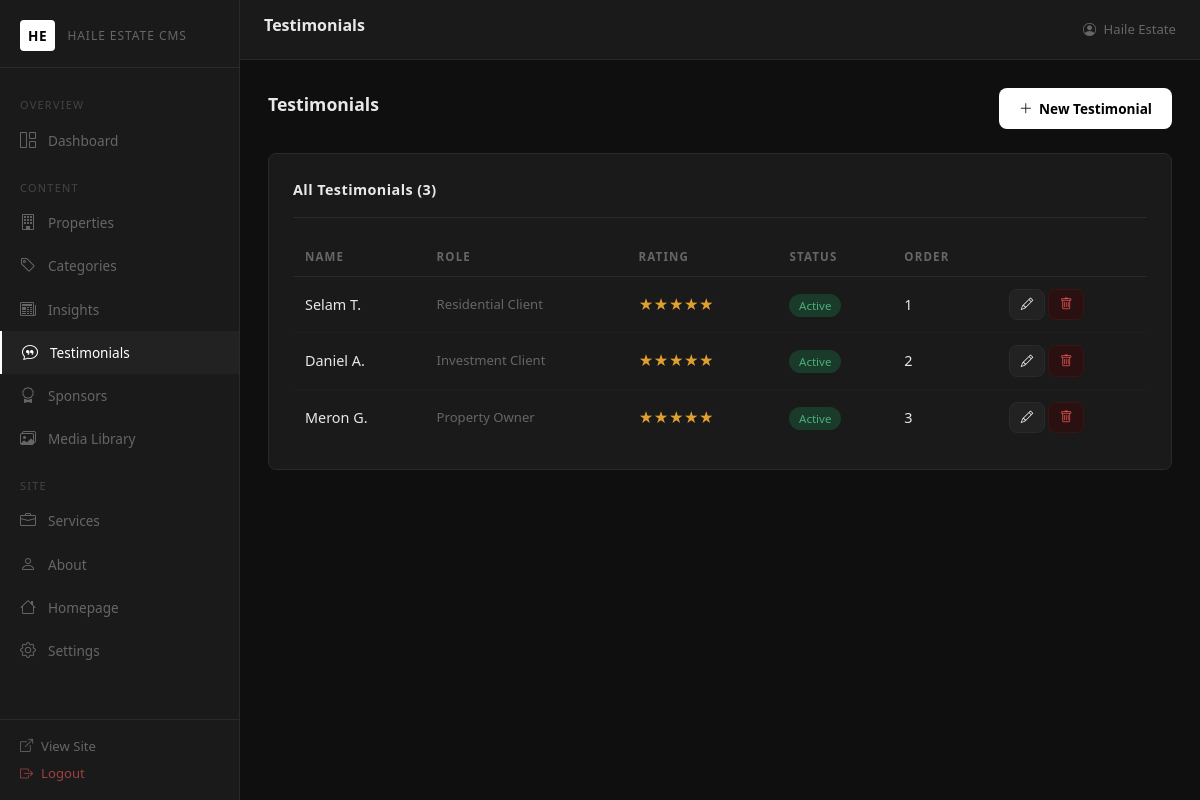
/admin/testimonials.php (signed in), run on the app's committed database.
### tables this page shows
CREATE TABLE IF NOT EXISTS `testimonials` (
  `id` int(11) NOT NULL AUTO_INCREMENT,
  `name` varchar(150) NOT NULL,
  `person_title` varchar(150) DEFAULT NULL,
  `body` text NOT NULL,
  `rating` tinyint(1) NOT NULL DEFAULT 5,
  `display_order` int(11) NOT NULL DEFAULT 0,
  `status` enum('active','inactive') NOT NULL DEFAULT 'active',
  `created_at` datetime NOT NULL DEFAULT CURRENT_TIMESTAMP,
  PRIMARY KEY (`id`)
);

### includes/database.php (called while the page is built, shortened)
<?php
function db(): PDO {
    static $pdo = null;
    if ($pdo === null) {
        $dsn = 'mysql:host=' . DB_HOST . ';dbname=' . DB_NAME . ';charset=' . DB_CHARSET;
        $pdo = new PDO($dsn, DB_USER, DB_PASS, [
            PDO::ATTR_ERRMODE            => PDO::ERRMODE_EXCEPTION,
            PDO::ATTR_DEFAULT_FETCH_MODE => PDO::FETCH_ASSOC,
            PDO::ATTR_EMULATE_PREPARES   => false,
        ]);
    }
    return $pdo;
}

### includes/functions.php (called while the page is built, shortened)
<?php
require_once __DIR__ . '/database.php';
function e(string $s): string {
    return htmlspecialchars($s, ENT_QUOTES | ENT_SUBSTITUTE, 'UTF-8');
}

### admin/testimonials.php (the view, shortened to what this page needs)
<?php
$testimonials = db()->query('SELECT * FROM testimonials ORDER BY display_order ASC, id ASC')->fetchAll();
include __DIR__ . '/includes/header.php';
?>
<div class="page-header">
    <h2>Testimonials</h2>
    <a href="?new=1" class="btn-admin-primary"><i class="bi bi-plus-lg"></i> New Testimonial</a>
</div>
<div class="admin-card">
    <div class="admin-card-header"><span class="admin-card-title">All Testimonials (<?= count($testimonials) ?>)</span></div>
    <?php if ($testimonials): ?>
    <table class="admin-table">
        <thead><tr><th>Name</th><th>Role</th><th>Rating</th><th>Status</th><th>Order</th><th></th></tr></thead>
        <tbody>
        <?php foreach ($testimonials as $t): ?>
        <tr>
            <td><?= e($t['name']) ?></td>
            <td style="color:var(--text-muted);font-size:0.82rem"><?= e($t['person_title'] ?? '—') ?></td>
            <td style="color:#e0a030"><?= str_repeat('★', (int)$t['rating']) ?></td>
            <td><span class="badge-<?= $t['status'] ?>"><?= ucfirst($t['status']) ?></span></td>
            <td><?= $t['display_order'] ?></td>
            <td class="table-actions">
                <a href="?edit=<?= $t['id'] ?>" class="btn-admin-secondary" style="padding:0.3rem 0.65rem;font-size:0.78rem"><i class="bi bi-pencil"></i></a>
                <form method="POST" style="display:inline">
                    <button type="submit" name="delete_testimonial" class="btn-admin-danger" style="padding:0.3rem 0.65rem;font-size:0.78rem" data-confirm="Delete this testimonial?"><i class="bi bi-trash"></i></button>
                </form>
            </td>
        </tr>
        <?php endforeach; ?>
        </tbody>
    </table>
    <?php else: ?>
    <p style="color:var(--text-muted);font-size:0.88rem;padding:1rem 0">No testimonials yet.</p>
    <?php endif; ?>
</div>
<?php include __DIR__ . '/includes/footer.php'; ?>

### assets/css/admin.css (style rules this page uses)
:root { --sidebar-w: 240px; --topbar-h: 60px; --bg: #0f0f0f; --surface: #1a1a1a; --surface2: #222; --border: #2a2a2a; --text: #e8e8e8; --text-muted: #666; --accent: #fff; --accent-dim: #aaa; --danger: #e05555; --success: #4caf7d; --warning: #e0a030; --info: #4a9eff; --radius: 8px; --transition: 0.2s ease; }
*, *::before, *::after { box-sizing: border-box; margin: 0; padding: 0; }
body { font-family: 'Segoe UI', system-ui, -apple-system, sans-serif; background: var(--bg); color: var(--text); font-size: 0.9rem; line-height: 1.6; }
.admin-card { background: var(--surface); border: 1px solid var(--border); border-radius: var(--radius); padding: 1.5rem; margin-bottom: 1.5rem; }
.admin-card-header { display: flex; align-items: center; justify-content: space-between; margin-bottom: 1.25rem; padding-bottom: 1rem; border-bottom: 1px solid var(--border); }
.admin-card-title { font-size: 0.9rem; font-weight: 600; color: var(--text); letter-spacing: 0.03em; }
.admin-table { width: 100%; border-collapse: collapse; }
.admin-table th { font-size: 0.72rem; letter-spacing: 0.1em; text-transform: uppercase; color: var(--text-muted); padding: 0.6rem 0.75rem; border-bottom: 1px solid var(--border); text-align: left; white-space: nowrap; }
.admin-table td { padding: 0.75rem; border-bottom: 1px solid #1e1e1e; color: var(--text); vertical-align: middle; }
.admin-table tr:last-child td { border-bottom: none; }
.badge-active { background: #1a3a2a; color: #4caf7d; font-size: 0.72rem; padding: 0.25rem 0.6rem; border-radius: 20px; }
.btn-admin-primary { background: #fff; color: #000; border: none; padding: 0.6rem 1.25rem; border-radius: var(--radius); font-size: 0.85rem; font-weight: 600; cursor: pointer; transition: background var(--transition); text-decoration: none; display: inline-flex; align-items: center; gap: 0.4rem; }
.btn-admin-secondary { background: var(--surface2); color: var(--text); border: 1px solid var(--border); padding: 0.6rem 1.25rem; border-radius: var(--radius); font-size: 0.85rem; cursor: pointer; transition: background var(--transition); text-decoration: none; display: inline-flex; align-items: center; gap: 0.4rem; }
.btn-admin-danger { background: #2a1010; color: var(--danger); border: 1px solid #3a1515; padding: 0.5rem 1rem; border-radius: var(--radius); font-size: 0.82rem; cursor: pointer; transition: background var(--transition); text-decoration: none; display: inline-flex; align-items: center; gap: 0.4rem; }
.page-header { display: flex; align-items: center; justify-content: space-between; margin-bottom: 1.5rem; flex-wrap: wrap; gap: 0.75rem; }
.page-header h2 { font-size: 1.1rem; font-weight: 600; }

### data on the page
testimonials: name "Selam T.", person_title "Residential Client", rating "★★★★★", status "Active", display_order "1"
testimonials: name "Daniel A.", person_title "Investment Client", rating "★★★★★", status "Active", display_order "2"
testimonials: name "Meron G.", person_title "Property Owner", rating "★★★★★", status "Active", display_order "3"

### other printed values
$pageTitle "Testimonials"
$_SESSION['admin_name'] "Haile Estate"
count($testimonials) "3"
